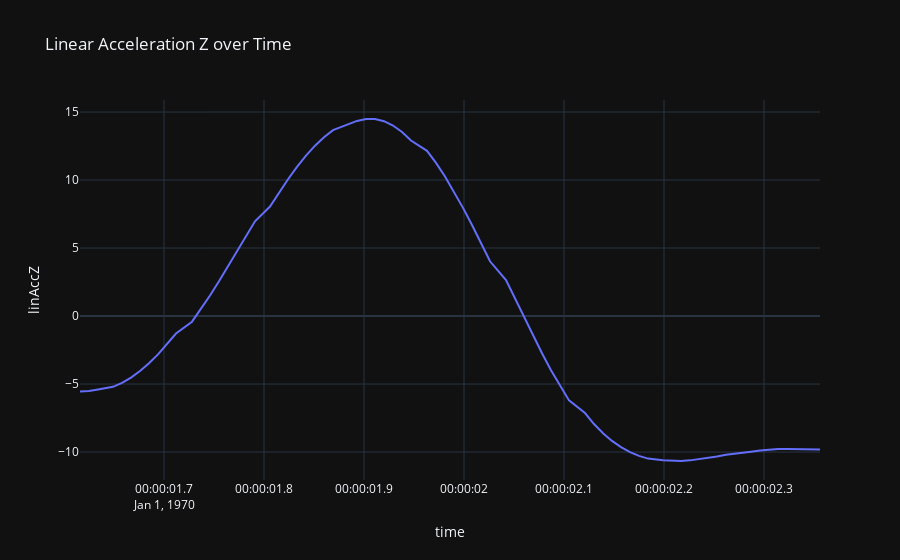

Notebook code cell kept with this figure:
### Code cell
import plotly.express as px

fig = px.line(data[15]["series"], y='linAccZ', title='Linear Acceleration Z over Time')
fig.show()
